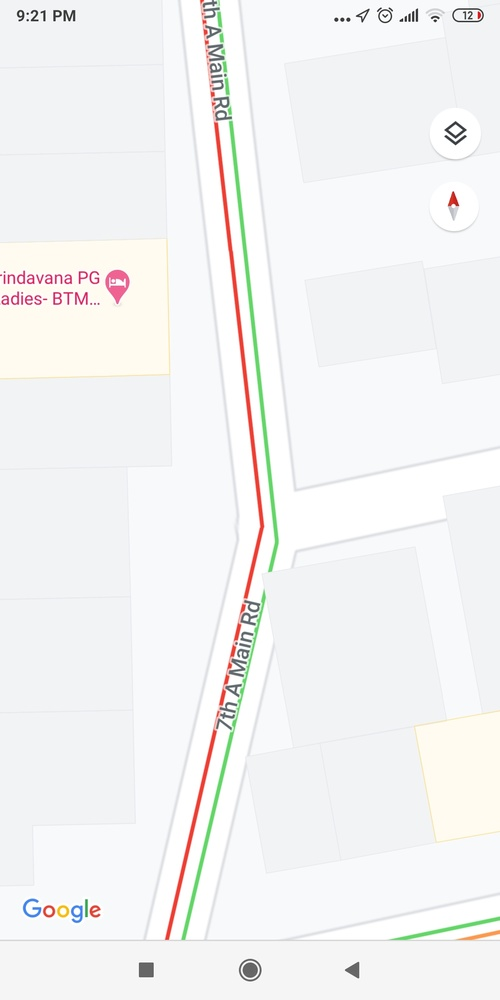
#> input picture road.jpg, 500 x 1000 px, shrunk from 1080 x 2160 before the run
$ jupyter execute colourdetection.ipynb
#> lines starting #> are read from the running program, lines starting #| are printed output that depends on the picture; after the words box and inside, x2 and y2 are one past the last pixel; in counts of white or black regions, pixels touching at a corner belong together
<a href="https://colab.research.google.com/github/NeomiSony/Traffic-data/blob/main/colourdetection.ipynb" target="_parent"></a>

[cell 1]
import cv2
import numpy as np
import matplotlib.pyplot as plt

[cell 2]
img=cv2.imread('road.jpg')
#> img is the input picture: shape (1000, 500, 3); mean B, G, R 243.6, 243.5, 243.6

[cell 3]
image_RGB=cv2.cvtColor(img, cv2.COLOR_BGR2RGB)

[cell 4]
plt.figure(figsize=(20,8))
plt.imshow(image_RGB)

[cell 5]
image_hsv = cv2.cvtColor(image_RGB, cv2.COLOR_RGB2HSV)
#> image_hsv: shape (1000, 500, 3); mean H, S, V 87.5, 6.2, 246.8

[cell 6]
lower_1 = np.array([0,150,50])
upper_1 = np.array([10,255,255])

[cell 7]
sensitivity =15;
lower_2 = np.array([60 - sensitivity,100,100])
upper_2 = np.array([60 + sensitivity,255,255])

[cell 8]
mask_1 = cv2.inRange(image_hsv, lower_1, upper_1)
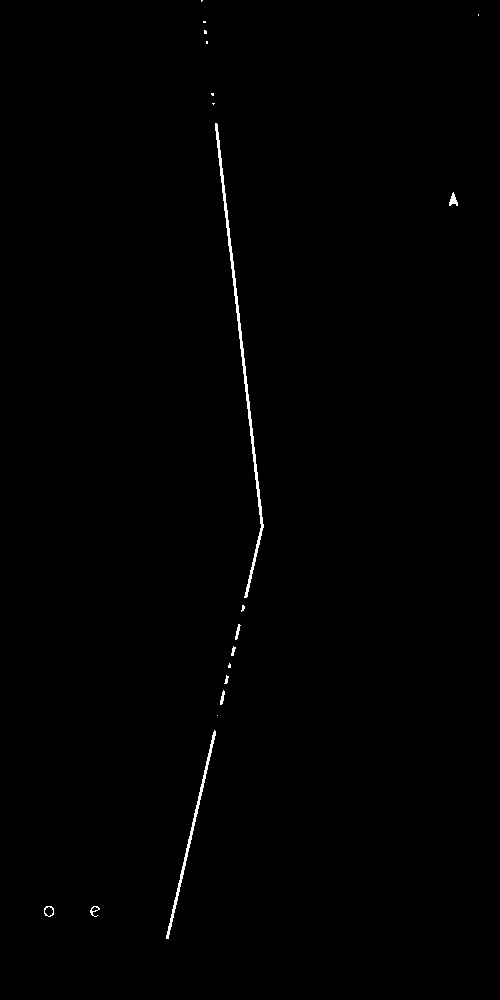
#> mask_1: shape (1000, 500); 0.47% white; 19 white regions (10 under 20 px), largest, box (x1, y1, x2, y2) and area: (215, 123, 264, 598) 1384, (166, 730, 216, 939) 615, (449, 192, 458, 206) 70

[cell 9]
mask_2 = cv2.inRange(image_hsv, lower_2, upper_2)
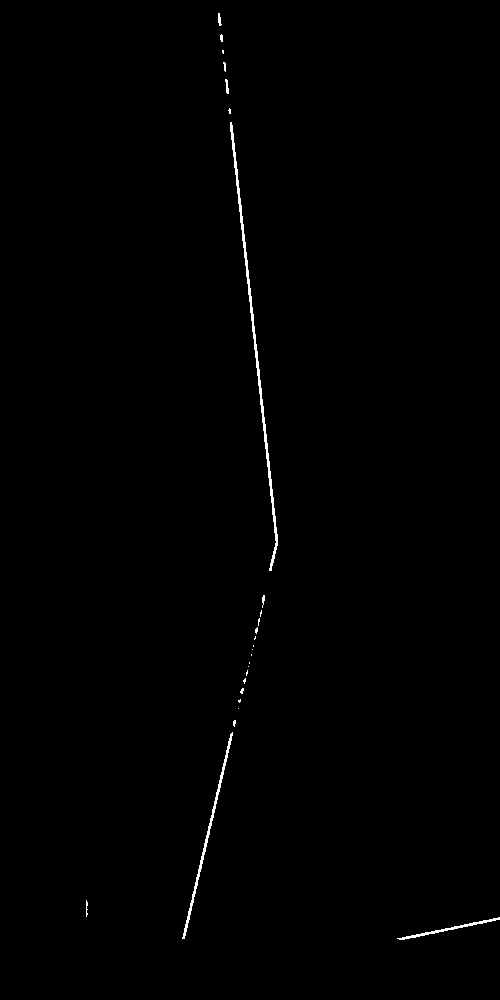
#> mask_2: shape (1000, 500); 0.47% white in thin lines or dots, all inside (x1, y1, x2, y2) = (86, 13, 500, 940)

[cell 10]
mask= mask_1 + mask_2
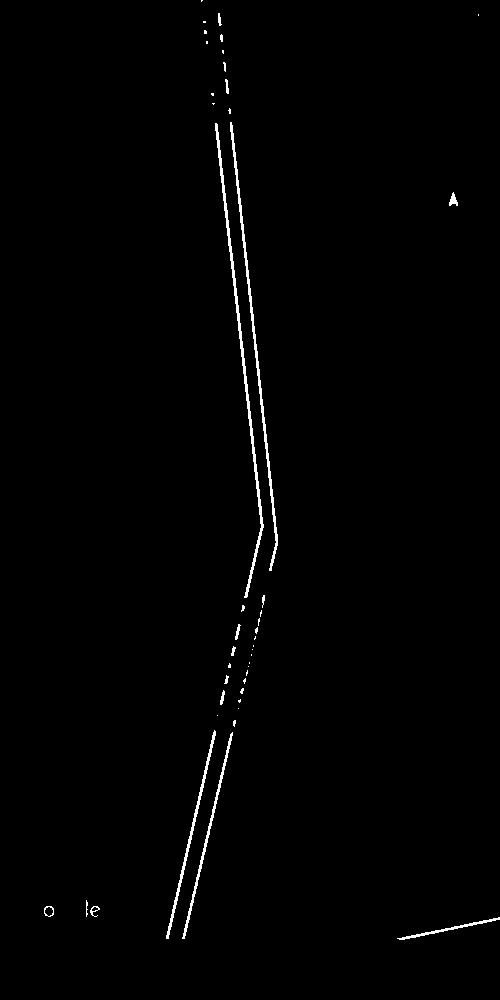
#> mask: shape (1000, 500); 0.94% white; 45 white regions (27 under 20 px), largest, box (x1, y1, x2, y2) and area: (215, 123, 264, 598) 1384, (230, 122, 278, 571) 1216, (166, 730, 216, 939) 615

[cell 11]
plt.figure(figsize=(20,8))
plt.imshow(mask)

[cell 12]
res = cv2.bitwise_and(image_RGB, image_RGB, mask=mask)
